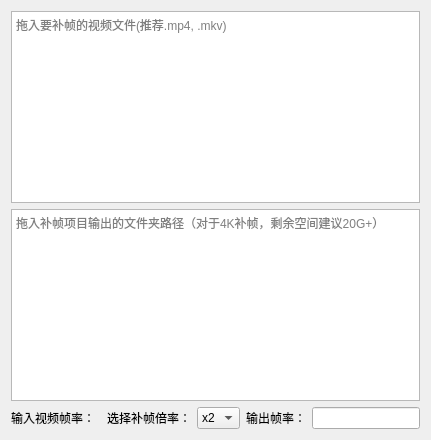
        <widget class="QWidget" name="step1">
         <property name="enabled">
          <bool>true</bool>
         </property>
         <attribute name="title">
          <string> Step1：输入文件 </string>
         </attribute>
         <layout class="QGridLayout" name="gridLayout_9">
          <item row="1" column="0">
           <layout class="QHBoxLayout" name="horizontalLayout">
            <item>
             <widget class="QLabel" name="InputFPSReminder">
              <property name="text">
               <string>输入视频帧率：</string>
              </property>
             </widget>
            </item>
            <item>
             <widget class="QLineEdit" name="InputFPS">
              <property name="sizePolicy">
               <sizepolicy hsizetype="Ignored" vsizetype="Fixed">
                <horstretch>0</horstretch>
                <verstretch>0</verstretch>
               </sizepolicy>
              </property>
             </widget>
            </item>
            <item>
             <widget class="QLabel" name="InterpExpReminder">
              <property name="text">
               <string>选择补帧倍率：</string>
              </property>
             </widget>
            </item>
            <item>
             <widget class="QComboBox" name="ExpSelecter">
              <item>
               <property name="text">
                <string>x2</string>
               </property>
              </item>
              <item>
               <property name="text">
                <string>x4</string>
               </property>
              </item>
              <item>
               <property name="text">
                <string>x8</string>
               </property>
              </item>
             </widget>
            </item>
            <item>
             <widget class="QLabel" name="OutputFPSReminder">
              <property name="text">
               <string>输出帧率：</string>
              </property>
             </widget>
            </item>
            <item>
             <widget class="QLineEdit" name="OutputFPS">
              <property name="sizePolicy">
               <sizepolicy hsizetype="Minimum" vsizetype="Fixed">
                <horstretch>0</horstretch>
                <verstretch>0</verstretch>
               </sizepolicy>
              </property>
             </widget>
            </item>
           </layout>
          </item>
          <item row="0" column="0">
           <layout class="QGridLayout" name="gridLayout">
            <item row="1" column="0">
             <widget class="QTextEdit" name="OutputFolder">
              <property name="sizePolicy">
               <sizepolicy hsizetype="Expanding" vsizetype="Expanding">
                <horstretch>0</horstretch>
                <verstretch>0</verstretch>
               </sizepolicy>
              </property>
              <property name="placeholderText">
               <string>拖入补帧项目输出的文件夹路径（对于4K补帧，剩余空间建议20G+）</string>
              </property>
             </widget>
            </item>
            <item row="0" column="0">
             <widget class="QTextEdit" name="InputFileName">
              <property name="sizePolicy">
               <sizepolicy hsizetype="Expanding" vsizetype="Expanding">
                <horstretch>0</horstretch>
                <verstretch>0</verstretch>
               </sizepolicy>
              </property>
              <property name="placeholderText">
               <string>拖入要补帧的视频文件(推荐.mp4, .mkv)</string>
              </property>
             </widget>
            </item>
           </layout>
          </item>
         </layout>
        </widget>
